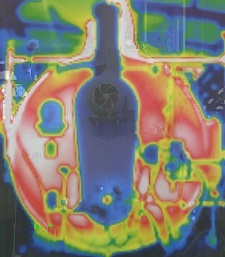
#> input picture caldera/1.jpg, 225 x 257 px
$ python debug.py
#> lines starting #> are read from the running program, lines starting #| are printed output that depends on the picture
import cv2


if __name__ == '__main__':
    image = cv2.imread('caldera/1.jpg')
#> image is the input picture: shape (257, 225, 3); mean B, G, R 113, 126.4, 129.6
    output_folder = 'tests'

    # Filtros de reducción de ruido
    # 1. Media
    blur_media = cv2.blur(image, (5, 5))
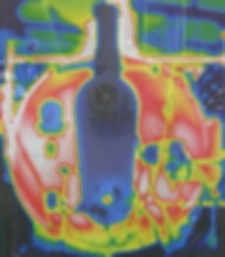
#> blur_media: shape (257, 225, 3); mean B, G, R 113, 126.4, 129.6
    cv2.imwrite(output_folder + '/blur_media.jpg', blur_media)

    # 2. Gaussiano
    blur_gaussiano = cv2.GaussianBlur(image, (5, 5), 0)
    cv2.imwrite(output_folder + '/blur_gaussiano.jpg', blur_gaussiano)

    # 3. Mediana
    blur_mediana = cv2.medianBlur(image, 5)
    cv2.imwrite(output_folder + '/blur_mediana.jpg', blur_mediana)

    # 4. Bilateral
    blur_bilateral = cv2.bilateralFilter(image, 9, 75, 75)
    cv2.imwrite(output_folder + '/blur_bilateral.jpg', blur_bilateral)

$ run again, with caldera/2.jpg copied over caldera/1.jpg
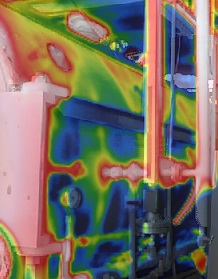
#> input picture caldera/2.jpg, 218 x 279 px
#> image is the input picture: shape (279, 218, 3); mean B, G, R 99, 112.4, 121.3
#> `blur_media = cv2.blur(image, (5, 5))`:
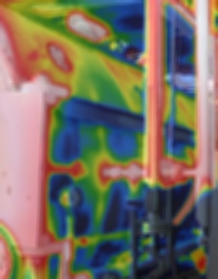
#> blur_media: shape (279, 218, 3); mean B, G, R 99, 112.4, 121.3
#> `blur_mediana = cv2.medianBlur(image, 5)`:
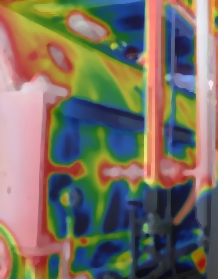
#> blur_mediana: shape (279, 218, 3); mean B, G, R 98.9, 112.3, 121.4

$ run again, with caldera/3.jpg copied over caldera/1.jpg
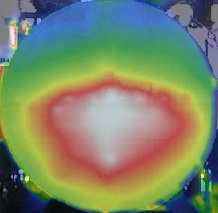
#> input picture caldera/3.jpg, 218 x 213 px
#> image is the input picture: shape (213, 218, 3); mean B, G, R 104.5, 134.4, 123.1
#> `blur_media = cv2.blur(image, (5, 5))`:
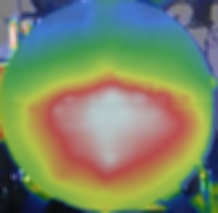
#> blur_media: shape (213, 218, 3); mean B, G, R 104.5, 134.4, 123.2

$ run again, with caldera/4.jpg copied over caldera/1.jpg
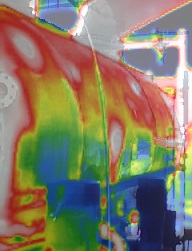
#> input picture caldera/4.jpg, 192 x 251 px
#> image is the input picture: shape (251, 192, 3); mean B, G, R 103.1, 123.5, 132.8
#> `blur_media = cv2.blur(image, (5, 5))`:
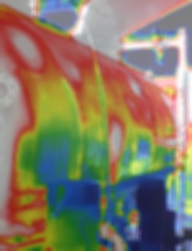
#> blur_media: shape (251, 192, 3); mean B, G, R 103.1, 123.5, 132.8
#> `blur_bilateral = cv2.bilateralFilter(image, 9, 75, 75)`:
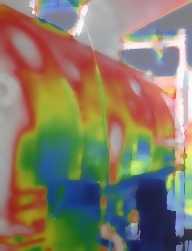
#> blur_bilateral: shape (251, 192, 3); mean B, G, R 103.2, 123.5, 132.8
